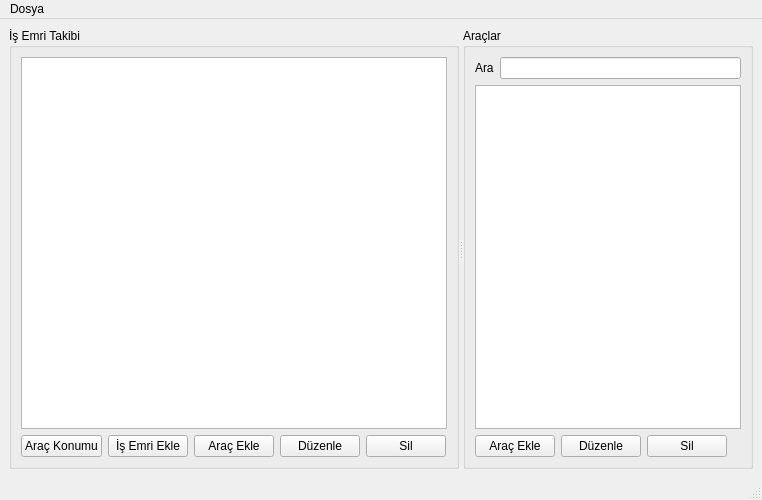
<?xml version="1.0" encoding="UTF-8"?>
<ui version="4.0">
 <class>MainWindow</class>
 <widget class="QMainWindow" name="MainWindow">
  <property name="geometry">
   <rect>
    <x>0</x>
    <y>0</y>
    <width>762</width>
    <height>500</height>
   </rect>
  </property>
  <property name="windowTitle">
   <string>RDB Demo</string>
  </property>
  <widget class="QWidget" name="centralwidget">
   <layout class="QVBoxLayout" name="verticalLayout_3">
    <item>
     <widget class="QSplitter" name="splitter">
      <property name="orientation">
       <enum>Qt::Horizontal</enum>
      </property>
      <widget class="QGroupBox" name="groupBox">
       <property name="title">
        <string>İş Emri Takibi</string>
       </property>
       <layout class="QVBoxLayout" name="verticalLayout">
        <item>
         <widget class="QTreeView" name="projectsView">
          <property name="sortingEnabled">
           <bool>true</bool>
          </property>
         </widget>
        </item>
        <item>
         <layout class="QHBoxLayout" name="horizontalLayout">
          <item>
           <widget class="QPushButton" name="addCompany">
            <property name="text">
             <string>Araç Konumu</string>
            </property>
           </widget>
          </item>
          <item>
           <widget class="QPushButton" name="addProject">
            <property name="text">
             <string>İş Emri Ekle</string>
            </property>
           </widget>
          </item>
          <item>
           <widget class="QPushButton" name="addMember">
            <property name="text">
             <string>Araç Ekle</string>
            </property>
           </widget>
          </item>
          <item>
           <widget class="QPushButton" name="editProject">
            <property name="text">
             <string>Düzenle</string>
            </property>
           </widget>
          </item>
          <item>
           <widget class="QPushButton" name="removeProject">
            <property name="text">
             <string>Sil</string>
            </property>
           </widget>
          </item>
          <item>
           <spacer name="horizontalSpacer">
            <property name="orientation">
             <enum>Qt::Horizontal</enum>
            </property>
            <property name="sizeHint" stdset="0">
             <size>
              <width>40</width>
              <height>20</height>
             </size>
            </property>
           </spacer>
          </item>
         </layout>
        </item>
       </layout>
      </widget>
      <widget class="QGroupBox" name="groupBox_2">
       <property name="title">
        <string>Araçlar</string>
       </property>
       <layout class="QVBoxLayout" name="verticalLayout_2">
        <item>
         <layout class="QHBoxLayout" name="horizontalLayout_3">
          <item>
           <widget class="QLabel" name="label">
            <property name="text">
             <string>Ara</string>
            </property>
           </widget>
          </item>
          <item>
           <widget class="QLineEdit" name="searchEdit"/>
          </item>
         </layout>
        </item>
        <item>
         <widget class="QTreeView" name="personsView">
          <property name="rootIsDecorated">
           <bool>false</bool>
          </property>
          <property name="sortingEnabled">
           <bool>true</bool>
          </property>
         </widget>
        </item>
        <item>
         <layout class="QHBoxLayout" name="horizontalLayout_2">
          <item>
           <widget class="QPushButton" name="addPerson">
            <property name="text">
             <string>Araç Ekle</string>
            </property>
           </widget>
          </item>
          <item>
           <widget class="QPushButton" name="editPerson">
            <property name="text">
             <string>Düzenle</string>
            </property>
           </widget>
          </item>
          <item>
           <widget class="QPushButton" name="removePerson">
            <property name="text">
             <string>Sil</string>
            </property>
           </widget>
          </item>
          <item>
           <spacer name="horizontalSpacer_2">
            <property name="orientation">
             <enum>Qt::Horizontal</enum>
            </property>
            <property name="sizeHint" stdset="0">
             <size>
              <width>40</width>
              <height>20</height>
             </size>
            </property>
           </spacer>
          </item>
         </layout>
        </item>
       </layout>
      </widget>
     </widget>
    </item>
   </layout>
  </widget>
  <widget class="QMenuBar" name="menubar">
   <property name="geometry">
    <rect>
     <x>0</x>
     <y>0</y>
     <width>762</width>
     <height>21</height>
    </rect>
   </property>
   <widget class="QMenu" name="menuFile">
    <property name="title">
     <string>Dosya</string>
    </property>
    <addaction name="actionQuit"/>
   </widget>
   <addaction name="menuFile"/>
  </widget>
  <widget class="QStatusBar" name="statusbar"/>
  <action name="actionQuit">
   <property name="text">
    <string>Çıkış</string>
   </property>
  </action>
 </widget>
 <resources/>
 <connections>
  <connection>
   <sender>actionQuit</sender>
   <signal>activated()</signal>
   <receiver>MainWindow</receiver>
   <slot>close()</slot>
   <hints>
    <hint type="sourcelabel">
     <x>-1</x>
     <y>-1</y>
    </hint>
    <hint type="destinationlabel">
     <x>317</x>
     <y>226</y>
    </hint>
   </hints>
  </connection>
 </connections>
</ui>
